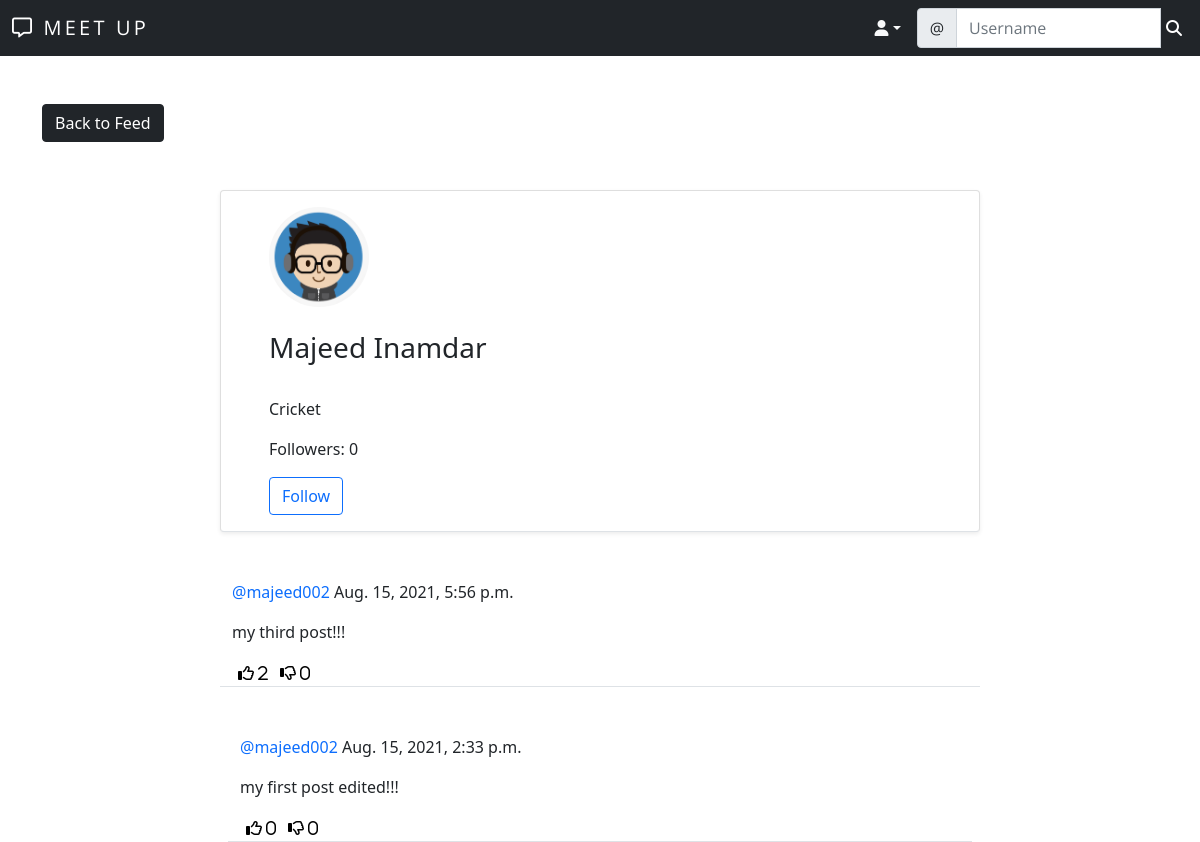
The page /meet/profile/2/ (signed in) on the database its author committed.
### meet/models.py (models this page shows)
class UserProfile(models.Model):
	user = models.OneToOneField(User, primary_key=True, verbose_name='user', related_name='profile', on_delete=models.CASCADE)
	name = models.CharField(max_length=30, blank=True, null=True)
	bio = models.TextField(max_length=500, blank=True, null=True)
	interest = models.CharField(max_length=100, blank=True, null=True)
	birth_date =models.DateField(null=True, blank=True)
	location = models.CharField(max_length=100, blank=True, null=True)
	picture = models.ImageField(upload_to='uploads/profile_pictures', default='uploads/profile_pictures/default.png', blank=True)
	followers = models.ManyToManyField(User, blank=True, related_name='followers')

class Post(models.Model):
    body = models.TextField()
    created_on = models.DateTimeField(default=timezone.now)
    author = models.ForeignKey(User, on_delete=models.CASCADE)
    likes = models.ManyToManyField(User, blank=True, related_name='likes')
    dislikes = models.ManyToManyField(User, blank=True, related_name='dislikes')

### meet/views.py (the view)
# urls.py: path('profile/<int:pk>/', ProfileView.as_view(), name='profile'),
class ProfileView(View):
    def get(self, request, pk, *args, **kwargs):
        profile = UserProfile.objects.get(pk=pk)
        user = profile.user
        posts = Post.objects.filter(author=user).order_by('-created_on')
        followers = profile.followers.all()
        number_of_followers = len(followers)
        if len(followers) == 0:
            is_following = False
        for follower in followers:
            if follower == request.user:
                is_following = True
                break
            else:
                is_following = False
        context = {
            'user': user,
            'profile': profile,
            'posts': posts,
            'number_of_followers': number_of_followers,
            'is_following' : is_following,
            }
        return render(request, 'meet/profile.html', context)

### meet/templates/meet/profile.html (shortened to what this page needs)
{% extends 'landing/base.html' %}
{% block content %}
<div class="container">
    <div class="row mt-5">
        <div class="col-md-3 col-sm-6">
            <a href="{% url 'post_list' %}" class="btn btn-dark">Back to Feed</a>
        </div>
    </div>
    <div class="row justify-content-center mt-5">
        <div class="card shadow-sm col-md-8 col-sm-12 border-bottom px-5 pt-3">
            <img src="{{ profile.picture.url }}" class="rounded-circle" width="100" height="100" />
            {% if profile.name %}
            <h3 class="py-4">{{ profile.name }}
                {% endif %}
            </h3>
            {% if profile.interest %}
            <p>{{ profile.interest }}</p>
            {% endif %}
            <div class="mb-3">
                <p>Followers: {{ number_of_followers }}</p>
                {% if user == request.user%}
                {% else %}
                {% if is_following %}
                <form action="{% url 'remove-follower' profile.pk %}" method="post">
                    {% csrf_token %}
                    <button class="btn btn-outline-dark" type="submit">Unfollow</button>
                </form>
                {% else %}
                <form action="{% url 'add-follower' profile.pk %}" method="post">
                    <button class="btn btn-outline-primary" type="submit">Follow</button>
                </form>
                {% endif %}
                {% endif %}
            </div>
        </div>
    </div>
    {% for post in posts %}
    <div class="row justify-content-center mt-5">
        <div class="col-md-8 col-sm-12 border-bottom">
            <p><a style="text-decoration: none" class="text-primary" href="{% url 'profile' post.author.profile.pk %}">@{{ post.author }}</a> {{ post.created_on }}</p>
            <div class="position-relative">
                <p>{{ post.body }}</p>
            </div>
            <div class="d-flex flex-row">
                <form method="POST" action="{% url 'like' post.pk %}">
                    <button style="background-color: transparent; border: none; box-shadow: none;" type="submit">
                        <i class="far fa-thumbs-up"> <span>{{ post.likes.all.count }}</span></i>
                    </button>
                </form>
                <form method="POST" action="{% url 'dislike' post.pk %}">
                    <button style="background-color: transparent; border: none; box-shadow: none;" type="submit">
                        <i class="far fa-thumbs-down"> <span>{{ post.dislikes.all.count }}</span></i>
                    </button>
                </form>
        </div>
    </div>
    {% endfor %}
</div>
{% endblock content %}

### rows shown on the page
UserProfile: picture (picture), name "Majeed Inamdar", interest "Cricket"
Post: author "majeed002", created_on "Aug. 15, 2021, 5:56 p.m.", body "my third post!!!", likes.all.count "2", dislikes.all.count "0"
Post: author "majeed002", created_on "Aug. 15, 2021, 2:33 p.m.", body "my first post edited!!!", likes.all.count "0", dislikes.all.count "0"

### other values the page prints
{{ number_of_followers }} "0"
